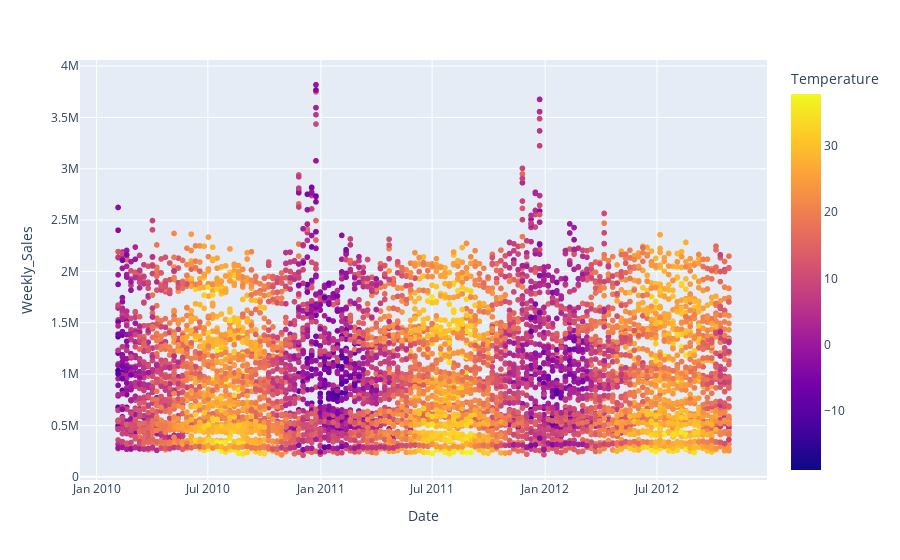

Notebook code for this chart:
### Code cell
px.scatter(walmart,y='Weekly_Sales',x='Date',color='Temperature')
#Less the Temperature more sale

### Figure 1 — Plotly figure (JSON) as saved in the notebook; plotly's stock layout.template omitted (floating-point values rounded to 4 significant figures; data arrays with more than 128 entries replaced by an {"elided": "..."} marker saying what was removed)
{"data": [{"hovertemplate": "Date=%{x}<br>Weekly_Sales=%{y}<br>Temperature=%{marker.color}<extra></extra>", "legendgroup": "", "marker": {"color": {"elided": "6435 float values"}, "coloraxis": "coloraxis", "symbol": "circle"}, "mode": "markers", "name": "", "showlegend": false, "type": "scattergl", "x": {"elided": "6435 str values"}, "xaxis": "x", "y": {"elided": "6435 float values"}, "yaxis": "y"}], "layout": {"coloraxis": {"colorbar": {"title": {"text": "Temperature"}}, "colorscale": [[0, "#0d0887"], [0.1111, "#46039f"], [0.2222, "#7201a8"], [0.3333, "#9c179e"], [0.4444, "#bd3786"], [0.5556, "#d8576b"], [0.6667, "#ed7953"], [0.7778, "#fb9f3a"], [0.8889, "#fdca26"], [1, "#f0f921"]]}, "legend": {"tracegroupgap": 0}, "margin": {"t": 60}, "xaxis": {"anchor": "y", "domain": [0, 1], "title": {"text": "Date"}}, "yaxis": {"anchor": "x", "domain": [0, 1], "title": {"text": "Weekly_Sales"}}}}
